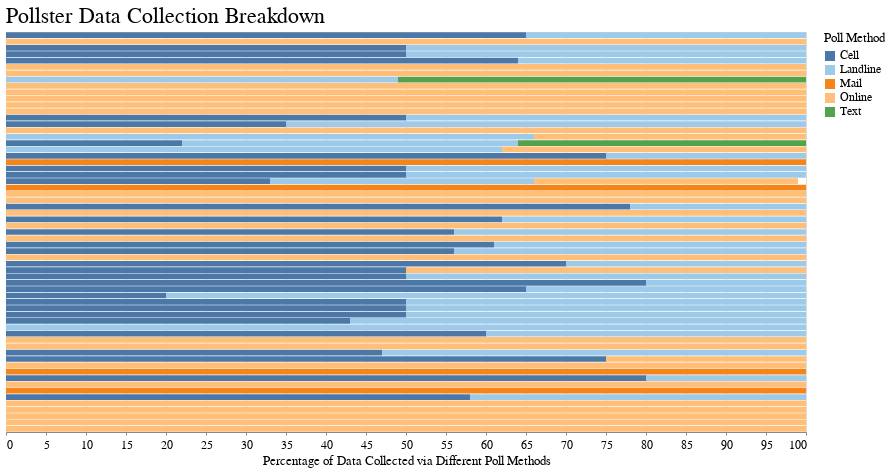

The code cell stored with this chart in its notebook:
### Code cell
# Pollsters were removed to help the viewer focus on the relative popularity of each method (indicated by bar color)
poll_methods = alt.Chart(alt_chart, title='Pollster Data Collection Breakdown').mark_bar().encode(
x=alt.X('sum(Percent)', title='Percentage of Data Collected via Different Poll Methods'),
y=alt.Y('Pollster', axis=None),
color=alt.Color('Type', title='Poll Method', scale=alt.Scale(scheme='tableau20')),
tooltip=['Pollster', 'Cell', 'Landline', 'Text', 'Online', 'Mail']).properties(background='white', height=400)
poll_methods

### Figure 1 — Vega-Lite specification as saved in the notebook (floating-point values rounded to 4 significant figures; data arrays with more than 128 entries replaced by an {"elided": "..."} marker saying what was removed)
{"$schema": "https://vega.github.io/schema/vega-lite/v3.4.0.json", "background": "white", "config": {"arc": {"fill": "#82c6df"}, "area": {"fill": "#82c6df"}, "axis": {"labelFont": "Benton Gothic, sans", "labelFontSize": 11.5, "labelFontWeight": "normal", "titleFont": "Benton Gothic Bold, sans", "titleFontSize": 13, "titleFontWeight": "normal"}, "axisX": {"labelAngle": 0, "labelPadding": 4, "tickSize": 3}, "axisY": {"labelBaseline": "middle", "maxExtent": 45, "minExtent": 45, "tickSize": 2, "titleAlign": "left", "titleAngle": 0, "titleX": -45, "titleY": -11}, "background": "#ffffff", "bar": {"fill": "#82c6df"}, "legend": {"labelFont": "Benton Gothic, sans", "labelFontSize": 11.5, "symbolType": "square", "titleFont": "Benton Gothic Bold, sans", "titleFontSize": 13, "titleFontWeight": "normal"}, "line": {"stroke": "#82c6df", "strokeWidth": 3}, "path": {"stroke": "#82c6df"}, "point": {"stroke": "#82c6df"}, "range": {"category": ["#3580b1", "#ec8431", "#ab7fb4", "#c89d29", "#adc839", "#829eb1"], "diverging": ["#e68a4f", "#f4bb6a", "#f9e39c", "#dadfe2", "#a6b7c6", "#849eae"], "heatmap": ["#fbf2c7", "#f9e39c", "#f8d36e", "#f4bb6a", "#e68a4f", "#d15a40", "#ab4232"], "ordinal": ["#fbf2c7", "#f9e39c", "#f8d36e", "#f4bb6a", "#e68a4f", "#d15a40", "#ab4232"], "ramp": ["#fbf2c7", "#f9e39c", "#f8d36e", "#f4bb6a", "#e68a4f", "#d15a40", "#ab4232"]}, "rect": {"fill": "#82c6df"}, "shape": {"stroke": "#82c6df"}, "symbol": {"fill": "#82c6df", "size": 30}, "title": {"anchor": "start", "font": "Benton Gothic Bold, sans", "fontColor": "#000000", "fontSize": 22, "fontWeight": "normal"}, "view": {"height": 450, "width": 800}}, "data": {"name": "data-2d50bc7130f0ea90e345c9b6ef9f72d6"}, "datasets": {"data-2d50bc7130f0ea90e345c9b6ef9f72d6": {"elided": "315 records"}}, "encoding": {"color": {"field": "Type", "scale": {"scheme": "tableau20"}, "title": "Poll Method", "type": "nominal"}, "tooltip": [{"field": "Pollster", "type": "nominal"}, {"field": "Cell", "type": "nominal"}, {"field": "Landline", "type": "nominal"}, {"field": "Text", "type": "nominal"}, {"field": "Online", "type": "nominal"}, {"field": "Mail", "type": "nominal"}], "x": {"aggregate": "sum", "field": "Percent", "title": "Percentage of Data Collected via Different Poll Methods", "type": "quantitative"}, "y": {"axis": null, "field": "Pollster", "type": "nominal"}}, "height": 400, "mark": "bar", "title": "Pollster Data Collection Breakdown"}
